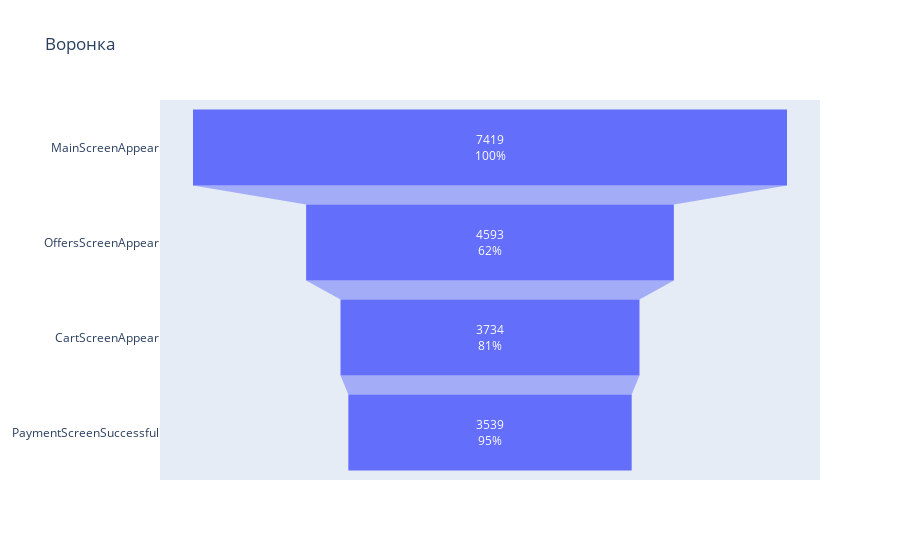

Source (notebook cell):
### Markdown cell above
**Вывод: было выявлено частота событий, а также проанализирована воронка. Выяснилось, что меньше всего удержание в Main-Offers, а больше всего Cart-Payment. Этап обучения можно отпустить. Был выявлен сценарий использования пиложения**

### Code cell
# Код ревьюера
from plotly import graph_objects as go
fig = go.Figure(go.Funnel(y = retention['event'],
                          x = retention['count'],
                          # title='Воронка событий, число пользователей', 
                          textposition = 'inside',
                          textinfo = 'value + percent previous'))
fig.update_layout(title='Воронка')
fig.show()

### Figure 1 — Plotly figure (JSON) as saved in the notebook; plotly's stock layout.template omitted (floating-point values rounded to 4 significant figures)
{"data": [{"textinfo": "value+percent previous", "textposition": "inside", "type": "funnel", "x": [7419, 4593, 3734, 3539], "y": ["MainScreenAppear", "OffersScreenAppear", "CartScreenAppear", "PaymentScreenSuccessful"]}], "layout": {"title": {"text": "Воронка"}}}
